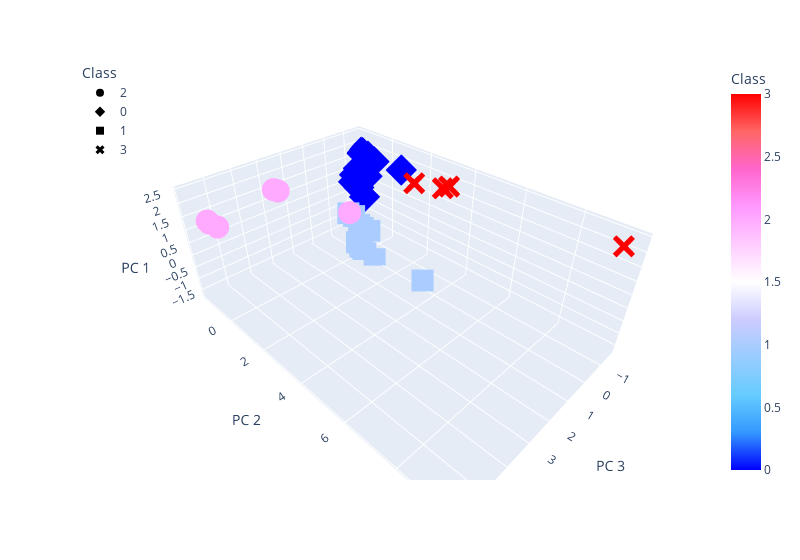

Notebook source saved alongside this figure:
### Markdown cell above
### Visualizing Results

#### 3D-Scatter with Clusters

### Code cell
# Create a 3D-Scatter with the PCA data and the clusters
fig = px.scatter_3d(
    grouped_data,
    x="PC 3",
    y="PC 2",
    z="PC 1",
    color="Class",
    symbol="Class",
    width=800,
    color_continuous_scale="picnic"
)
fig.update_layout(legend=dict(x=0, y=1))
fig.show()

### Figure 1 — Plotly figure (JSON) as saved in the notebook; plotly's stock layout.template omitted (floating-point values rounded to 4 significant figures)
{"data": [{"hovertemplate": "Class=%{marker.color}<br>PC 3=%{x}<br>PC 2=%{y}<br>PC 1=%{z}<extra></extra>", "legendgroup": "2", "marker": {"color": [2, 2, 2, 2, 2, 2, 2, 2, 2, 2, 2], "coloraxis": "coloraxis", "symbol": "circle"}, "mode": "markers", "name": "2", "scene": "scene", "showlegend": true, "type": "scatter3d", "x": [2.997, 5.804, 3.004, 5.753, 3.001, 3.004, 3.004, 5.776, 2.306, 2.958, 3.004], "y": [-1.03, -0.3746, -1.062, 0.05356, -1.049, -1.065, -1.066, -0.5577, 2.188, -0.8498, -1.064], "z": [1.749, 1.829, 1.748, 1.84, 1.748, 1.748, 1.748, 1.813, 1.831, 1.754, 1.748]}, {"hovertemplate": "Class=%{marker.color}<br>PC 3=%{x}<br>PC 2=%{y}<br>PC 1=%{z}<extra></extra>", "legendgroup": "0", "marker": {"color": [0, 0, 0, 0, 0, 0, 0, 0, 0, 0, 0, 0, 0, 0, 0, 0, 0, 0, 0, 0, 0, 0, 0, 0, 0, 0, 0, 0, 0, 0, 0, 0, 0], "coloraxis": "coloraxis", "symbol": "diamond"}, "mode": "markers", "name": "0", "scene": "scene", "showlegend": true, "type": "scatter3d", "x": [-0.9242, -1.556, -1.247, -1.518, -0.9243, -1.586, -0.6007, -1.247, -1.518, -0.5091, -1.571, -0.7889, -1.571, -0.9182, -1.082, -1.518, -1.247, -0.9182, -1.586, -1.247, -1.586, -0.9265, -1.25, -0.8543, -0.7637, -1.247, -1.195, -0.9265, -1.556, -1.557, -0.5091, -1.247, -0.8161], "y": [-0.1069, -1.544, -1.216, -1.432, -0.5347, -1.572, -0.9169, -1.213, -1.433, -0.891, -1.56, -0.5825, -1.559, -0.2816, -1.231, -1.433, -1.216, -0.2809, -1.572, -1.215, -1.571, -0.2883, -1.125, 1.41, -0.8753, -1.216, -0.7514, -0.2886, -1.547, -1.519, -0.8904, -1.213, -0.9364], "z": [1.895, 1.648, 1.011, 1.709, 1.15, 1.671, 1.194, 1.011, 1.709, 0.9284, 1.659, 0.2795, 1.659, 1.887, 1.214, 1.709, 1.011, 1.887, 1.671, 1.011, 1.671, 1.899, 1.016, 2.049, 0.7476, 1.011, 1.848, 1.899, 1.648, 1.649, 0.9284, 1.011, 0.5604]}, {"hovertemplate": "Class=%{marker.color}<br>PC 3=%{x}<br>PC 2=%{y}<br>PC 1=%{z}<extra></extra>", "legendgroup": "1", "marker": {"color": [1, 1, 1, 1, 1, 1, 1, 1, 1, 1, 1, 1, 1, 1, 1, 1, 1, 1, 1, 1, 1, 1, 1, 1, 1, 1, 1, 1, 1, 1, 1, 1, 1, 1, 1, 1, 1, 1, 1, 1, 1, 1, 1, 1, 1, 1, 1, 1, 1, 1, 1, 1, 1, 1, 1, 1, 1, 1], "coloraxis": "coloraxis", "symbol": "square"}, "mode": "markers", "name": "1", "scene": "scene", "showlegend": true, "type": "scatter3d", "x": [0.1568, 0.07805, 0.07806, 0.07806, 0.1311, 0.1491, 0.05087, 0.07806, 0.07806, 0.05088, 0.07806, 0.05001, 0.05088, 0.1565, 0.1508, 0.1626, 0.1554, -0.3929, -0.3804, 0.1629, 0.1629, 0.1629, 0.1629, 0.1568, 0.1568, 0.1583, 0.1568, 0.1568, 0.01549, -0.3803, -0.3803, -0.3804, 0.1583, 0.156, -0.3804, 0.07806, 0.3597, -0.3804, -0.2146, 0.1583, 0.1553, 0.1514, 0.1568, 0.1563, 0.2251, 0.078, 0.01551, 0.1568, 0.07806, -0.3803, 0.1568, -0.02024, 0.07806, 0.1568, 0.1583, 0.1552, 0.05088, 0.05088], "y": [0.1159, 0.3158, 0.3157, 0.3157, 0.9221, 0.3657, -0.0383, 0.3157, 0.3157, -0.03849, 0.3157, -0.01172, -0.03844, 0.1251, 0.2897, 0.1304, 0.1995, 0.07213, -0.317, 0.122, 0.1219, 0.1223, 0.1217, 0.1159, 0.1171, 0.117, 0.1162, 0.1178, -0.3451, -0.3174, -0.3175, -0.3174, 0.1168, 0.1792, -0.316, 0.3157, -0.2667, -0.3173, -0.3325, 0.1171, 0.1613, 0.3217, 0.1159, 0.1305, 0.002325, 0.3175, -0.3456, 0.1161, 0.3157, -0.3176, 0.1161, 3.355, 0.3156, 0.1159, 0.1169, 0.2068, -0.03847, -0.03847], "z": [-1.629, -1.624, -1.624, -1.624, -1.6, -1.629, -1.343, -1.624, -1.624, -1.343, -1.624, -1.342, -1.343, -1.629, -1.621, -1.675, -1.636, -0.8722, -0.8923, -1.675, -1.675, -1.675, -1.675, -1.629, -1.629, -1.64, -1.629, -1.629, -0.1967, -0.8923, -0.8923, -0.8923, -1.64, -1.637, -0.8923, -1.624, 0.09247, -0.8923, -0.6895, -1.64, -1.627, -1.63, -1.629, -1.628, -1.175, -1.624, -0.1967, -1.629, -1.624, -0.8923, -1.629, -1.467, -1.624, -1.629, -1.64, -1.636, -1.343, -1.343]}, {"hovertemplate": "Class=%{marker.color}<br>PC 3=%{x}<br>PC 2=%{y}<br>PC 1=%{z}<extra></extra>", "legendgroup": "3", "marker": {"color": [3, 3, 3, 3, 3, 3, 3], "coloraxis": "coloraxis", "symbol": "x"}, "mode": "markers", "name": "3", "scene": "scene", "showlegend": true, "type": "scatter3d", "x": [-0.7361, -0.6123, -0.8767, -0.7362, -0.4533, -0.7361, -0.7361], "y": [3.74, 3.579, 9.6, 3.743, 2.428, 3.74, 3.74], "z": [2.226, 2.15, 2.459, 2.226, 1.997, 2.226, 2.226]}], "layout": {"coloraxis": {"colorbar": {"title": {"text": "Class"}}, "colorscale": [[0, "rgb(0,0,255)"], [0.1, "rgb(51,153,255)"], [0.2, "rgb(102,204,255)"], [0.3, "rgb(153,204,255)"], [0.4, "rgb(204,204,255)"], [0.5, "rgb(255,255,255)"], [0.6, "rgb(255,204,255)"], [0.7, "rgb(255,153,255)"], [0.8, "rgb(255,102,204)"], [0.9, "rgb(255,102,102)"], [1, "rgb(255,0,0)"]]}, "legend": {"title": {"text": "Class"}, "tracegroupgap": 0, "x": 0, "y": 1}, "margin": {"t": 60}, "scene": {"domain": {"x": [0, 1], "y": [0, 1]}, "xaxis": {"title": {"text": "PC 3"}}, "yaxis": {"title": {"text": "PC 2"}}, "zaxis": {"title": {"text": "PC 1"}}}, "width": 800}}
